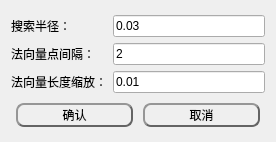
<?xml version="1.0" encoding="UTF-8"?>
<ui version="4.0">
 <class>Normal3DDlgClass</class>
 <widget class="QWidget" name="Normal3DDlgClass">
  <property name="geometry">
   <rect>
    <x>0</x>
    <y>0</y>
    <width>276</width>
    <height>142</height>
   </rect>
  </property>
  <property name="windowTitle">
   <string>3D法线估计</string>
  </property>
  <layout class="QGridLayout" name="gridLayout_2">
   <item row="0" column="0">
    <layout class="QGridLayout" name="gridLayout">
     <item row="1" column="1">
      <widget class="QLineEdit" name="Level">
       <property name="text">
        <string>2</string>
       </property>
      </widget>
     </item>
     <item row="0" column="1">
      <widget class="QLineEdit" name="SearchRadius">
       <property name="text">
        <string>0.03</string>
       </property>
      </widget>
     </item>
     <item row="2" column="0">
      <widget class="QLabel" name="label_5">
       <property name="text">
        <string>法向量长度缩放：</string>
       </property>
      </widget>
     </item>
     <item row="1" column="0">
      <widget class="QLabel" name="label_4">
       <property name="text">
        <string>法向量点间隔：</string>
       </property>
      </widget>
     </item>
     <item row="0" column="0">
      <widget class="QLabel" name="label_3">
       <property name="text">
        <string>搜索半径：</string>
       </property>
      </widget>
     </item>
     <item row="2" column="1">
      <widget class="QLineEdit" name="Scale">
       <property name="text">
        <string>0.01</string>
       </property>
      </widget>
     </item>
    </layout>
   </item>
   <item row="1" column="0">
    <layout class="QHBoxLayout" name="horizontalLayout">
     <item>
      <spacer name="horizontalSpacer">
       <property name="orientation">
        <enum>Qt::Horizontal</enum>
       </property>
       <property name="sizeHint" stdset="0">
        <size>
         <width>40</width>
         <height>20</height>
        </size>
       </property>
      </spacer>
     </item>
     <item>
      <spacer name="horizontalSpacer_4">
       <property name="orientation">
        <enum>Qt::Horizontal</enum>
       </property>
       <property name="sizeHint" stdset="0">
        <size>
         <width>40</width>
         <height>20</height>
        </size>
       </property>
      </spacer>
     </item>
     <item>
      <widget class="QPushButton" name="btn_ok">
       <property name="minimumSize">
        <size>
         <width>117</width>
         <height>24</height>
        </size>
       </property>
       <property name="maximumSize">
        <size>
         <width>117</width>
         <height>16777215</height>
        </size>
       </property>
       <property name="styleSheet">
        <string notr="true">QPushButton{
	color: rgb(0, 0, 0);
	background-color: rgba(255, 255, 255,0);
	border:2px outset rgb(100, 100, 100);
	border-radius:8px;
  	text-align: center center;
} 

/*鼠标放在按钮上方*/
QPushButton:hover:enabled {
	background-color: rgba(255, 255, 255,150);
	border:2px outset rgba(100, 100, 100,150);
} 

/*鼠标点击按钮*/
QPushButton:pressed:enabled {
	background-color: rgba(255, 255, 255,255);
	border:4px outset rgba(100, 100, 100,255);
}

QPushButton:enabled{ 
	color: rgb(0, 0, 0);
	background-color: rgba(255, 255, 255,0);
	border:2px outset rgb(100, 100, 100);
}

QPushButton:disabled{ 
	color: rgb(150, 150, 150);
	background-color: rgba(150, 150, 150,0);
	border:2px outset rgb(100, 100, 100);
}</string>
       </property>
       <property name="text">
        <string>确认</string>
       </property>
      </widget>
     </item>
     <item>
      <spacer name="horizontalSpacer_2">
       <property name="orientation">
        <enum>Qt::Horizontal</enum>
       </property>
       <property name="sizeHint" stdset="0">
        <size>
         <width>40</width>
         <height>20</height>
        </size>
       </property>
      </spacer>
     </item>
     <item>
      <spacer name="horizontalSpacer_5">
       <property name="orientation">
        <enum>Qt::Horizontal</enum>
       </property>
       <property name="sizeHint" stdset="0">
        <size>
         <width>40</width>
         <height>20</height>
        </size>
       </property>
      </spacer>
     </item>
     <item>
      <widget class="QPushButton" name="btn_cancel">
       <property name="minimumSize">
        <size>
         <width>117</width>
         <height>24</height>
        </size>
       </property>
       <property name="styleSheet">
        <string notr="true">QPushButton{
	color: rgb(0, 0, 0);
	background-color: rgba(255, 255, 255,0);
	border:2px outset rgb(100, 100, 100);
	border-radius:8px;
  	text-align: center center;
} 

/*鼠标放在按钮上方*/
QPushButton:hover:enabled {
	background-color: rgba(255, 255, 255,150);
	border:2px outset rgba(100, 100, 100,150);
} 

/*鼠标点击按钮*/
QPushButton:pressed:enabled {
	background-color: rgba(255, 255, 255,255);
	border:4px outset rgba(100, 100, 100,255);
}

QPushButton:enabled{ 
	color: rgb(0, 0, 0);
	background-color: rgba(255, 255, 255,0);
	border:2px outset rgb(100, 100, 100);
}

QPushButton:disabled{ 
	color: rgb(150, 150, 150);
	background-color: rgba(150, 150, 150,0);
	border:2px outset rgb(100, 100, 100);
}</string>
       </property>
       <property name="text">
        <string>取消</string>
       </property>
      </widget>
     </item>
     <item>
      <spacer name="horizontalSpacer_3">
       <property name="orientation">
        <enum>Qt::Horizontal</enum>
       </property>
       <property name="sizeHint" stdset="0">
        <size>
         <width>40</width>
         <height>20</height>
        </size>
       </property>
      </spacer>
     </item>
     <item>
      <spacer name="horizontalSpacer_6">
       <property name="orientation">
        <enum>Qt::Horizontal</enum>
       </property>
       <property name="sizeHint" stdset="0">
        <size>
         <width>40</width>
         <height>20</height>
        </size>
       </property>
      </spacer>
     </item>
    </layout>
   </item>
  </layout>
 </widget>
 <layoutdefault spacing="6" margin="11"/>
 <resources/>
 <connections/>
</ui>
